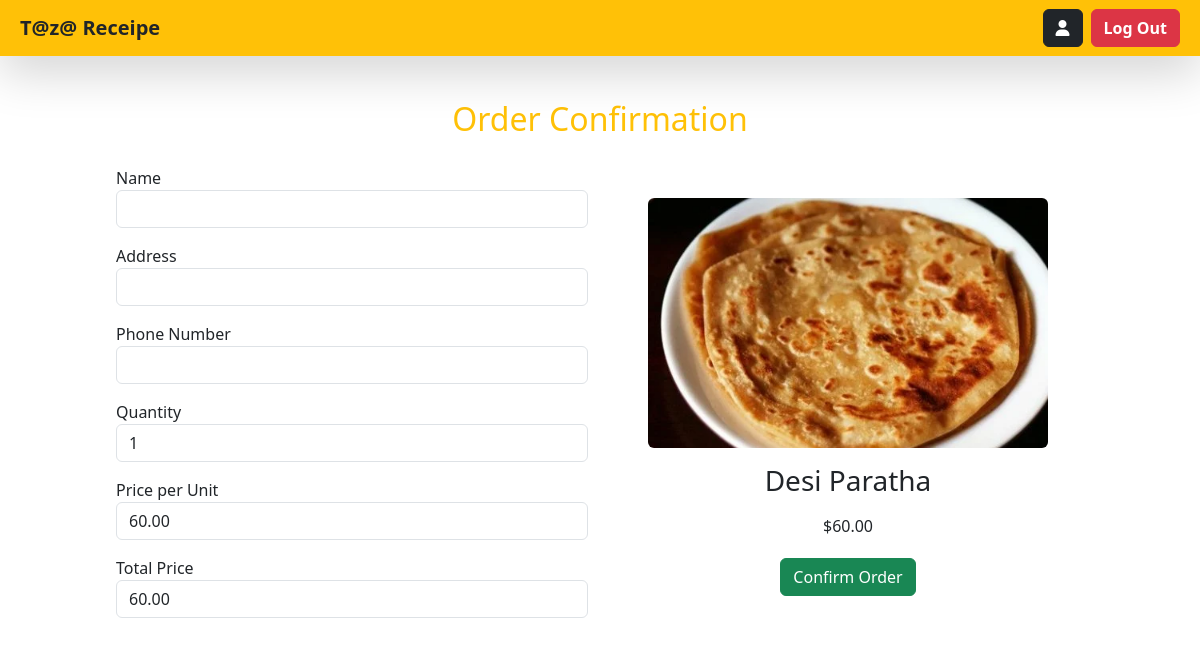
The page /order/3/ (signed in) on the database its author committed.
### my_app/models.py (models this page shows, shortened)
class Recipe(models.Model):
    name = models.CharField(max_length=255)
    description = models.TextField()
    price = models.DecimalField(max_digits=10, decimal_places=2)
    image = models.ImageField(upload_to='recipes/' , default='default_image.jpg')
    created_at = models.DateTimeField(auto_now_add=True)

### my_app/views.py (the view, shortened to what this page needs)
# urls.py: path('order/<int:recipe_id>/', order_page, name='order'),
@login_required(login_url='/login/')
def order_page(request, recipe_id):
    recipe = get_object_or_404(Recipe, id=recipe_id)
    return render(request, 'order.html', {'recipe': recipe})

### my_app/templates/order.html (shortened to what this page needs)
{% extends 'base.html' %}
{% block content %}
<div class="container col-10 p-3 mt-2">
    <div class="container col-6 p-1 px-5 mt-3 text-center text-warning">
        <h2>Order Confirmation</h2>
    </div>
    <form id="order-form" method="post" action="{% url 'confirm_order' %}">
        <div class="row">
            <div class="col-6">
                <div class="form-group mt-3">
                    <label for="username">Name</label>
                    <input type="text" class="form-control" id="username" name="username" required>
                </div>
                <div class="form-group mt-3">
                    <label for="address">Address</label>
                    <input type="text" class="form-control" id="address" name="address" required>
                </div>
                <div class="form-group mt-3">
                    <label for="phone">Phone Number</label>
                    <input type="text" class="form-control" id="phone" name="phone" required>
                </div>
                <div class="form-group mt-3">
                    <label for="quantity">Quantity</label>
                    <input type="number" class="form-control" id="quantity" name="quantity" min="1" value="1" required>
                </div>
                <div class="form-group mt-3">
                    <label for="price">Price per Unit</label>
                    <input type="text" class="form-control" id="price" name="price" value="{{ recipe.price }}" readonly>
                </div>
                <div class="form-group mt-3">
                    <label for="total">Total Price</label>
                    <input type="text" class="form-control" id="total" name="total" value="{{ recipe.price }}" readonly>
                </div>
            </div>
            <div class="col-6">
                <div class="p-4 m-auto mt-4 text-center">
                    <img class="rounded" src="{{ recipe.image.url }}" alt="{{ recipe.name }}" width="400" style="height: 250px; object-fit: cover;">
                    <h3 class="card-title mt-3">{{ recipe.name }}</h3>
                    <p class="card-text mt-3">${{ recipe.price }}</p>
                    <button type="submit" class="btn btn-success mt-1">Confirm Order</button>
                </div>
            </div>
        </div>
    </form>
</div>
{% endblock %}

### rows shown on the page
Recipe: price "60.00", total "60.00", image (picture), name "Desi Paratha"
